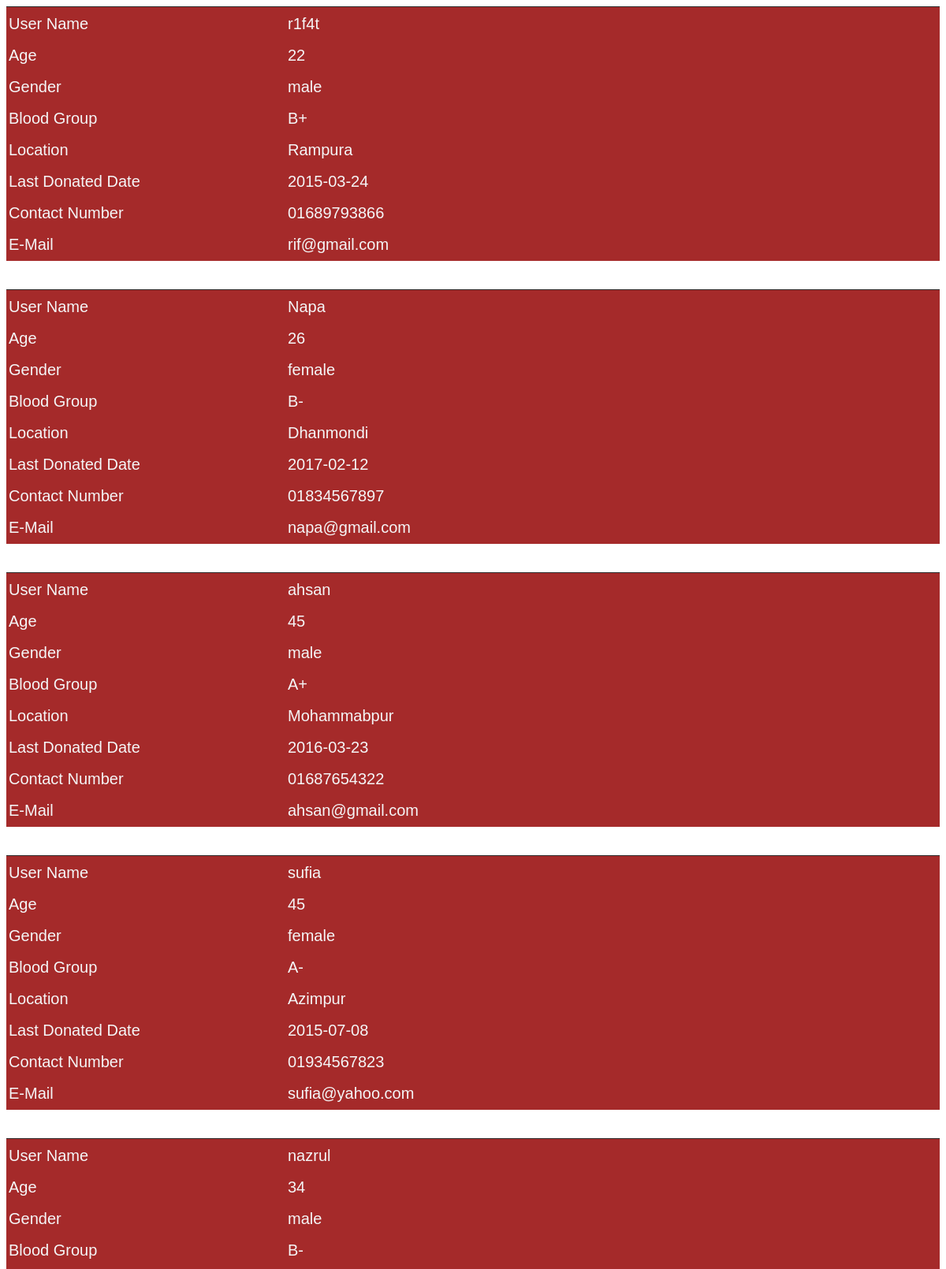
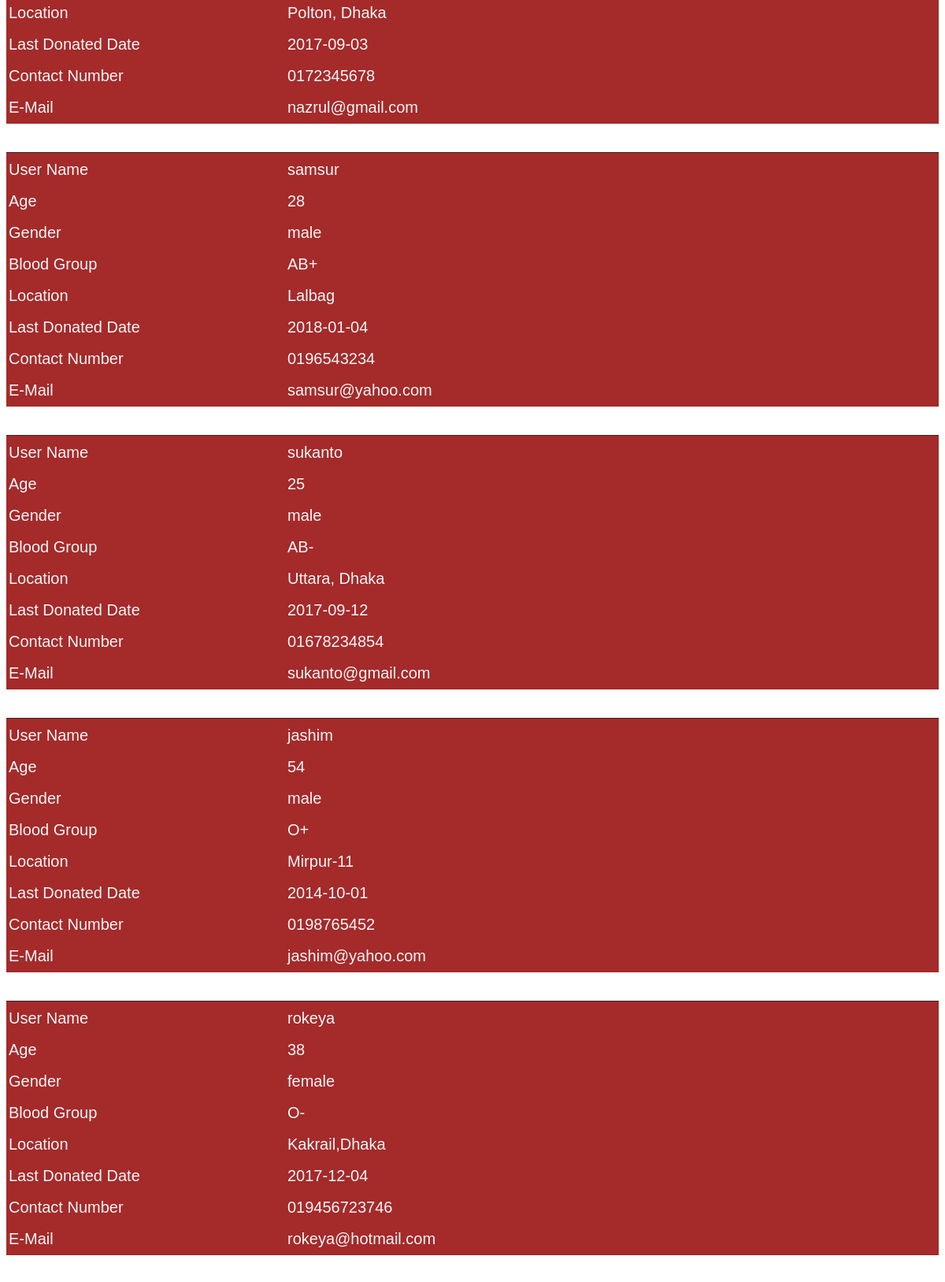
/admin_srch_donor.php (upper part), run on the app's committed database (2 pictures, top to bottom).
### tables this page shows
CREATE TABLE `donor` (
  `id` int(12) NOT NULL,
  `uname` varchar(64) NOT NULL,
  `gender` varchar(10) NOT NULL,
  `age` int(3) NOT NULL,
  `weight` int(10) NOT NULL,
  `bloodgroup` varchar(4) NOT NULL,
  `address` varchar(100) NOT NULL,
  `mob` varchar(15) NOT NULL,
  `email` varchar(40) NOT NULL,
  `psw` varchar(1024) NOT NULL,
  `ldd` date NOT NULL
);

### admin_srch_donor.php (the view, shortened to what this page needs)
<!DOCTYPE html>
<html lang="en">
<head>
<link href="Style.css" rel="stylesheet" type="text/css" />
</head>
<?php
$conn = mysqli_connect("localhost", "root", "", "logintest");
$sql="SELECT * FROM donor   ";
 $result=mysqli_query($conn, $sql);
?>
	<?php
	  while($row=mysqli_fetch_array($result))
	  {
  echo '<div class="nw">';
	echo '<table><tr ><td width="350"> User Name</td>';
	  echo '<td> '.$row['uname'].'</td>' ;
	echo '</tr>';
	echo '<tr><td>Age</td>';
	  echo '  <td>'.$row['age'].'</td>' ;
	  echo '</tr>';
	  echo '<tr><td>Gender</td>';
	   echo ' <td> '.$row['gender'] .'</td>';
	  echo '</tr><tr><td>Blood Group</td>';
	  echo ' <td> '.$row['bloodgroup'].'</td>' ;
	  echo '</tr>';
	  echo '<tr><td>Location</td>';
	  echo ' <td> '.$row['address'] .'</td>';
	  echo '</tr>';
      echo '<tr><td>Last Donated Date</td>';
	  echo ' <td> '.$row['ldd'] .'</td>';
	  echo '</tr>';
	  echo '<tr><td>Contact Number</td>';
	  echo '  <td>'.$row['mob'].'</td>' ;
	  echo '</tr><tr><td>E-Mail</td>';
	  echo '  <td>'.$row['email'].'</td>' ;
	  echo '</tr>';
	  echo '</table>';
    echo '</div>';
	}
	  ?>

### style.css (style rules this page uses)
.nw { background-color: brown; border-top-width: 1px; border-top-style: inset; border-top-color: #818181; font-size: 12 px; }

### data on the page
donor: uname "r1f4t", age "22", gender "male", bloodgroup "B+", address "Rampura", ldd "2015-03-24", mob "01689793866", email "rif@gmail.com"
donor: uname "Napa", age "26", gender "female", bloodgroup "B-", address "Dhanmondi", ldd "2017-02-12", mob "01834567897", email "napa@gmail.com"
donor: uname "ahsan", age "45", gender "male", bloodgroup "A+", address "Mohammabpur", ldd "2016-03-23", mob "01687654322", email "ahsan@gmail.com"
donor: uname "sufia", age "45", gender "female", bloodgroup "A-", address "Azimpur", ldd "2015-07-08", mob "01934567823", email "sufia@yahoo.com"
donor: uname "nazrul", age "34", gender "male", bloodgroup "B-", address "Polton, Dhaka", ldd "2017-09-03", mob "0172345678", email "nazrul@gmail.com"
donor: uname "samsur", age "28", gender "male", bloodgroup "AB+", address "Lalbag", ldd "2018-01-04", mob "0196543234", email "samsur@yahoo.com"
donor: uname "sukanto", age "25", gender "male", bloodgroup "AB-", address "Uttara, Dhaka", ldd "2017-09-12", mob "01678234854", email "sukanto@gmail.com"
donor: uname "jashim", age "54", gender "male", bloodgroup "O+", address "Mirpur-11", ldd "2014-10-01", mob "0198765452", email "jashim@yahoo.com"
donor: uname "rokeya", age "38", gender "female", bloodgroup "O-", address "Kakrail,Dhaka", ldd "2017-12-04", mob "019456723746", email "rokeya@hotmail.com"
